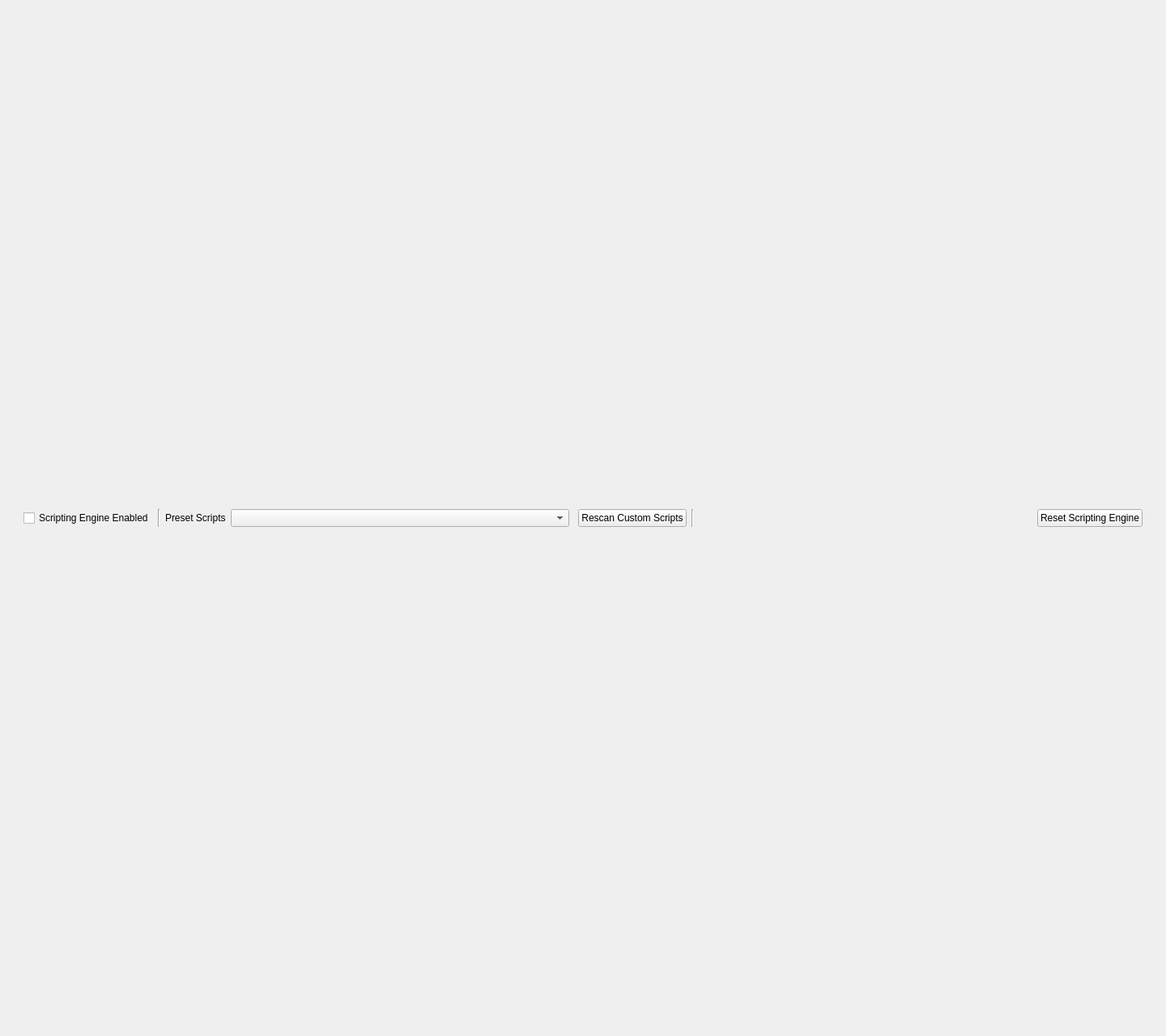
<?xml version="1.0" encoding="UTF-8"?>
<ui version="4.0">
 <class>ImageTaskShapeScriptingPanel</class>
 <widget class="QWidget" name="ImageTaskShapeScriptingPanel">
  <property name="windowModality">
   <enum>Qt::NonModal</enum>
  </property>
  <property name="geometry">
   <rect>
    <x>0</x>
    <y>0</y>
    <width>1440</width>
    <height>1280</height>
   </rect>
  </property>
  <property name="minimumSize">
   <size>
    <width>1080</width>
    <height>800</height>
   </size>
  </property>
  <property name="windowTitle">
   <string extracomment="Title of a window containing text editor panels for editing scripts. Scripts are pieces of code that are used to control how the app turns images into shapes">Script Editor</string>
  </property>
  <layout class="QVBoxLayout" name="verticalLayout_2">
   <item>
    <widget class="QScrollArea" name="scrollArea">
     <property name="frameShape">
      <enum>QFrame::NoFrame</enum>
     </property>
     <property name="frameShadow">
      <enum>QFrame::Plain</enum>
     </property>
     <property name="widgetResizable">
      <bool>true</bool>
     </property>
     <widget class="QWidget" name="scrollAreaWidgetContents">
      <property name="geometry">
       <rect>
        <x>0</x>
        <y>0</y>
        <width>1422</width>
        <height>1262</height>
       </rect>
      </property>
      <layout class="QVBoxLayout" name="verticalLayout_3">
       <item>
        <widget class="QWidget" name="headerWidget" native="true">
         <property name="sizePolicy">
          <sizepolicy hsizetype="Preferred" vsizetype="Fixed">
           <horstretch>0</horstretch>
           <verstretch>0</verstretch>
          </sizepolicy>
         </property>
         <layout class="QHBoxLayout" name="horizontalLayout">
          <item>
           <widget class="QCheckBox" name="scriptsEnabledButton">
            <property name="text">
             <string extracomment="Text next to a checkbox that enables or disables the scripting engine when pressed">Scripting Engine Enabled</string>
            </property>
           </widget>
          </item>
          <item>
           <widget class="Line" name="line">
            <property name="orientation">
             <enum>Qt::Vertical</enum>
            </property>
           </widget>
          </item>
          <item>
           <widget class="QLabel" name="scriptsPresetSelectionLabel">
            <property name="sizePolicy">
             <sizepolicy hsizetype="Minimum" vsizetype="Preferred">
              <horstretch>0</horstretch>
              <verstretch>0</verstretch>
             </sizepolicy>
            </property>
            <property name="text">
             <string>Preset Scripts</string>
            </property>
           </widget>
          </item>
          <item>
           <widget class="QComboBox" name="scriptsPresetsComboBox">
            <property name="sizePolicy">
             <sizepolicy hsizetype="MinimumExpanding" vsizetype="Fixed">
              <horstretch>0</horstretch>
              <verstretch>0</verstretch>
             </sizepolicy>
            </property>
            <property name="currentIndex">
             <number>-1</number>
            </property>
            <property name="maxCount">
             <number>100</number>
            </property>
            <property name="sizeAdjustPolicy">
             <enum>QComboBox::AdjustToContentsOnFirstShow</enum>
            </property>
           </widget>
          </item>
          <item>
           <spacer name="horizontalSpacer_2">
            <property name="orientation">
             <enum>Qt::Horizontal</enum>
            </property>
            <property name="sizeType">
             <enum>QSizePolicy::Fixed</enum>
            </property>
            <property name="sizeHint" stdset="0">
             <size>
              <width>5</width>
              <height>20</height>
             </size>
            </property>
           </spacer>
          </item>
          <item>
           <widget class="QPushButton" name="rescanScriptFoldersButton">
            <property name="text">
             <string>Rescan Custom Scripts</string>
            </property>
           </widget>
          </item>
          <item>
           <widget class="Line" name="line_2">
            <property name="orientation">
             <enum>Qt::Vertical</enum>
            </property>
           </widget>
          </item>
          <item>
           <spacer name="horizontalSpacer">
            <property name="orientation">
             <enum>Qt::Horizontal</enum>
            </property>
            <property name="sizeHint" stdset="0">
             <size>
              <width>40</width>
              <height>20</height>
             </size>
            </property>
           </spacer>
          </item>
          <item>
           <widget class="QPushButton" name="resetScriptEngineButton">
            <property name="text">
             <string extracomment="Text on a button that resets the scripting system to default settings when pressed">Reset Scripting Engine</string>
            </property>
           </widget>
          </item>
         </layout>
        </widget>
       </item>
       <item>
        <layout class="QVBoxLayout" name="scriptEditorsContainer"/>
       </item>
      </layout>
     </widget>
    </widget>
   </item>
  </layout>
 </widget>
 <resources/>
 <connections/>
</ui>
